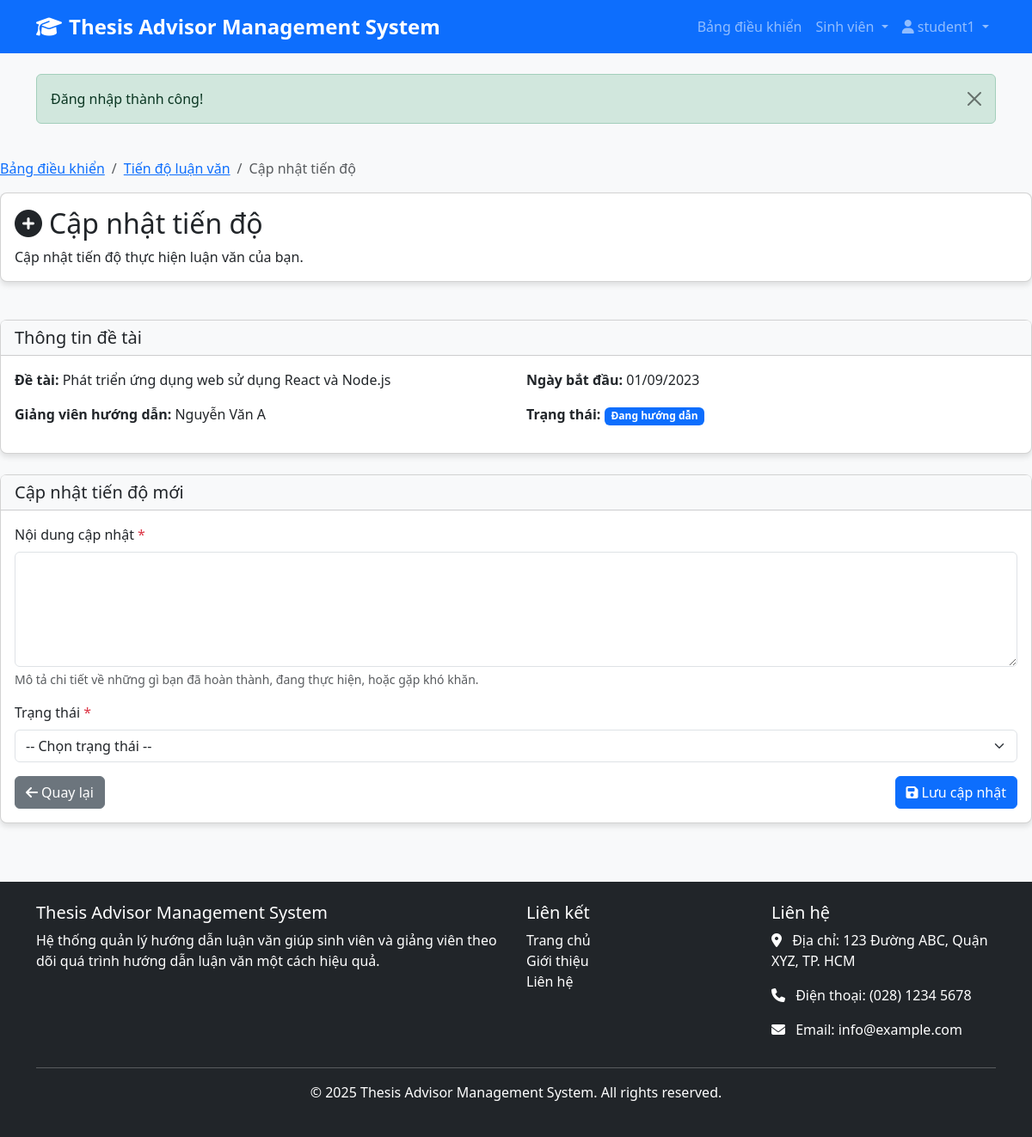
Page /student/add-progress.php (signed in) on the committed database.
### tables this page shows
CREATE TABLE SinhVienGiangVienHuongDan (
    ID INT AUTO_INCREMENT PRIMARY KEY,
    SinhVienID INT NOT NULL,
    GiangVienID INT NOT NULL,
    DeTaiID INT,
    NgayBatDau DATE,
    NgayKetThuc DATE,
    TrangThai ENUM('Đang hướng dẫn', 'Đã hoàn thành', 'Đã hủy') DEFAULT 'Đang hướng dẫn',
    GhiChu TEXT,
    FOREIGN KEY (SinhVienID) REFERENCES SinhVien(SinhVienID) ON DELETE CASCADE,
    FOREIGN KEY (GiangVienID) REFERENCES GiangVien(GiangVienID) ON DELETE CASCADE,
    FOREIGN KEY (DeTaiID) REFERENCES DeTai(DeTaiID) ON DELETE SET NULL
);

CREATE TABLE DeTai (
    DeTaiID INT AUTO_INCREMENT PRIMARY KEY,
    TenDeTai VARCHAR(255) NOT NULL,
    MoTa TEXT,
    LinhVuc VARCHAR(100),
    NgayTao TIMESTAMP DEFAULT CURRENT_TIMESTAMP,
    TrangThai ENUM('Chờ duyệt', 'Đã duyệt', 'Từ chối') DEFAULT 'Chờ duyệt'
);

CREATE TABLE GiangVien (
    GiangVienID INT AUTO_INCREMENT PRIMARY KEY,
    UserID INT,
    MaGV VARCHAR(20) NOT NULL UNIQUE,
    HoTen VARCHAR(100) NOT NULL,
    HocVi VARCHAR(50),
    ChucVu VARCHAR(100),
    Email VARCHAR(100) NOT NULL,
    SoDienThoai VARCHAR(15),
    Khoa VARCHAR(100),
    ChuyenNganh VARCHAR(100),
    SoLuongSinhVienToiDa INT DEFAULT 10,
    FOREIGN KEY (UserID) REFERENCES Users(UserID) ON DELETE SET NULL
);

### student/add-progress.php (the view, shortened to what this page needs)
<?php
require_once '../includes/functions.php';
$studentDetails = getCurrentUserDetails();
$studentId = $studentDetails['SinhVienID'];
$conn = getDBConnection();
$stmt = $conn->prepare("
    SELECT svgv.*, dt.TenDeTai, gv.HoTen as GiangVienHoTen
    FROM SinhVienGiangVienHuongDan svgv
    LEFT JOIN DeTai dt ON svgv.DeTaiID = dt.DeTaiID
    LEFT JOIN GiangVien gv ON svgv.GiangVienID = gv.GiangVienID
    WHERE svgv.SinhVienID = :studentId AND svgv.TrangThai = 'Đang hướng dẫn'
    LIMIT 1
");
$stmt->bindParam(':studentId', $studentId);
$stmt->execute();
$assignment = $stmt->fetch(PDO::FETCH_ASSOC);
include '../includes/header.php';
?>
<div class="row mb-4">
    <div class="col-md-12">
        <nav aria-label="breadcrumb">
            <ol class="breadcrumb">
                <li class="breadcrumb-item"><a href="../dashboard.php">Bảng điều khiển</a></li>
                <li class="breadcrumb-item"><a href="progress.php">Tiến độ luận văn</a></li>
                <li class="breadcrumb-item active" aria-current="page">Cập nhật tiến độ</li>
            </ol>
        </nav>
        <div class="card">
            <div class="card-body">
                <h2 class="card-title">
                    <i class="fas fa-plus-circle me-2"></i>Cập nhật tiến độ
                </h2>
                <p class="card-text">Cập nhật tiến độ thực hiện luận văn của bạn.</p>
            </div>
        </div>
    </div>
</div>
<?php if ($assignment): ?>
<div class="row">
    <div class="col-md-12">
        <div class="card mb-4">
            <div class="card-header">
                <h5 class="card-title mb-0">Thông tin đề tài</h5>
            </div>
            <div class="card-body">
                <div class="row">
                    <div class="col-md-6">
                        <p><strong>Đề tài:</strong> <?php echo $assignment['DeTaiID'] ? $assignment['TenDeTai'] : 'Chưa có đề tài'; ?></p>
                        <p><strong>Giảng viên hướng dẫn:</strong> <?php echo $assignment['GiangVienHoTen']; ?></p>
                    </div>
                    <div class="col-md-6">
                        <p><strong>Ngày bắt đầu:</strong> <?php echo date('d/m/Y', strtotime($assignment['NgayBatDau'])); ?></p>
                        <p><strong>Trạng thái:</strong> <span class="badge bg-primary"><?php echo $assignment['TrangThai']; ?></span></p>
                    </div>
                </div>
            </div>
        </div>
        <div class="card">
            <div class="card-header">
                <h5 class="card-title mb-0">Cập nhật tiến độ mới</h5>
            </div>
            <div class="card-body">
                <form method="POST" action="<?php echo $_SERVER['PHP_SELF']; ?>" class="needs-validation" novalidate>
                    <div class="mb-3">
                        <label for="content" class="form-label">Nội dung cập nhật <span class="text-danger">*</span></label>
                        <textarea class="form-control" id="content" name="content" rows="5" required><?php echo isset($_POST['content']) ? htmlspecialchars($_POST['content']) : ''; ?></textarea>
                        <div class="form-text">Mô tả chi tiết về những gì bạn đã hoàn thành, đang thực hiện, hoặc gặp khó khăn.</div>
                    </div>
                    <div class="mb-3">
                        <label for="status" class="form-label">Trạng thái <span class="text-danger">*</span></label>
                        <select class="form-select" id="status" name="status" required>
                            <option value="" selected disabled>-- Chọn trạng thái --</option>
                        </select>
                    </div>
                    <div class="d-flex justify-content-between">
                        <a href="progress.php" class="btn btn-secondary">
                            <i class="fas fa-arrow-left me-1"></i>Quay lại
                        </a>
                        <button type="submit" class="btn btn-primary">
                            <i class="fas fa-save me-1"></i>Lưu cập nhật
                        </button>
                    </div>
                </form>
            </div>
        </div>
    </div>
</div>
<?php endif; ?>
<?php include '../includes/footer.php'; ?>

### assets/css/style.css (style rules this page uses)
body { font-family: 'Segoe UI', Tahoma, Geneva, Verdana, sans-serif; background-color: #f8f9fa; color: #333; }
.card { border-radius: 8px; box-shadow: 0 4px 6px rgba(0, 0, 0, 0.1); margin-bottom: 20px; transition: transform 0.3s ease; }
.card-header { font-weight: bold; background-color: #f8f9fa; }
.btn-primary { background-color: #0d6efd; border-color: #0d6efd; }

### rows in the picture
sinhviengiangvienhuongdan: DeTaiID.TenDeTai "Phát triển ứng dụng web sử dụng React và Node.js", GiangVienID.HoTen "Nguyễn Văn A", NgayBatDau "01/09/2023", TrangThai "Đang hướng dẫn"

### other values in the picture
APP_NAME "Thesis Advisor Management System"
$_SESSION['username'] "student1"
$message "Đăng nhập thành công!"
